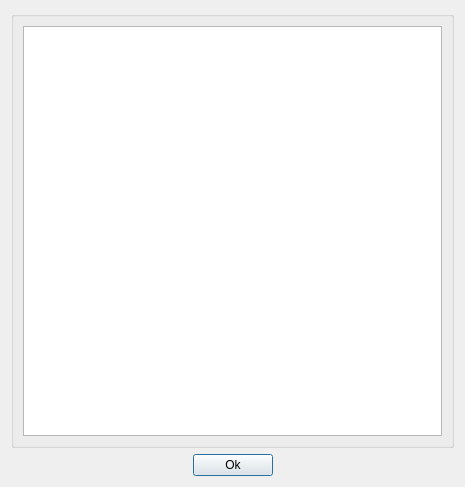
<?xml version="1.0" encoding="UTF-8"?>
<ui version="4.0">
 <class>dlgPreview</class>
 <widget class="QDialog" name="dlgPreview">
  <property name="windowModality">
   <enum>Qt::WindowModal</enum>
  </property>
  <property name="geometry">
   <rect>
    <x>0</x>
    <y>0</y>
    <width>465</width>
    <height>487</height>
   </rect>
  </property>
  <property name="windowTitle">
   <string>Preview of action</string>
  </property>
  <property name="windowIcon">
   <iconset resource="fiti.qrc">
    <normaloff>:/fiti.ico</normaloff>:/fiti.ico</iconset>
  </property>
  <layout class="QVBoxLayout" name="verticalLayout_2">
   <item>
    <widget class="QGroupBox" name="gbFiles">
     <property name="title">
      <string/>
     </property>
     <layout class="QVBoxLayout" name="verticalLayout">
      <item>
       <widget class="QListWidget" name="listFiles"/>
      </item>
     </layout>
    </widget>
   </item>
   <item>
    <layout class="QHBoxLayout" name="horizontalLayout">
     <item>
      <spacer name="horizontalSpacer">
       <property name="orientation">
        <enum>Qt::Horizontal</enum>
       </property>
       <property name="sizeHint" stdset="0">
        <size>
         <width>40</width>
         <height>20</height>
        </size>
       </property>
      </spacer>
     </item>
     <item>
      <widget class="QPushButton" name="pbOk">
       <property name="text">
        <string>Ok</string>
       </property>
      </widget>
     </item>
     <item>
      <spacer name="horizontalSpacer_2">
       <property name="orientation">
        <enum>Qt::Horizontal</enum>
       </property>
       <property name="sizeHint" stdset="0">
        <size>
         <width>40</width>
         <height>20</height>
        </size>
       </property>
      </spacer>
     </item>
    </layout>
   </item>
  </layout>
 </widget>
 <resources>
  <include location="fiti.qrc"/>
 </resources>
 <connections>
  <connection>
   <sender>pbOk</sender>
   <signal>clicked()</signal>
   <receiver>dlgPreview</receiver>
   <slot>accept()</slot>
   <hints>
    <hint type="sourcelabel">
     <x>232</x>
     <y>465</y>
    </hint>
    <hint type="destinationlabel">
     <x>232</x>
     <y>243</y>
    </hint>
   </hints>
  </connection>
 </connections>
</ui>
